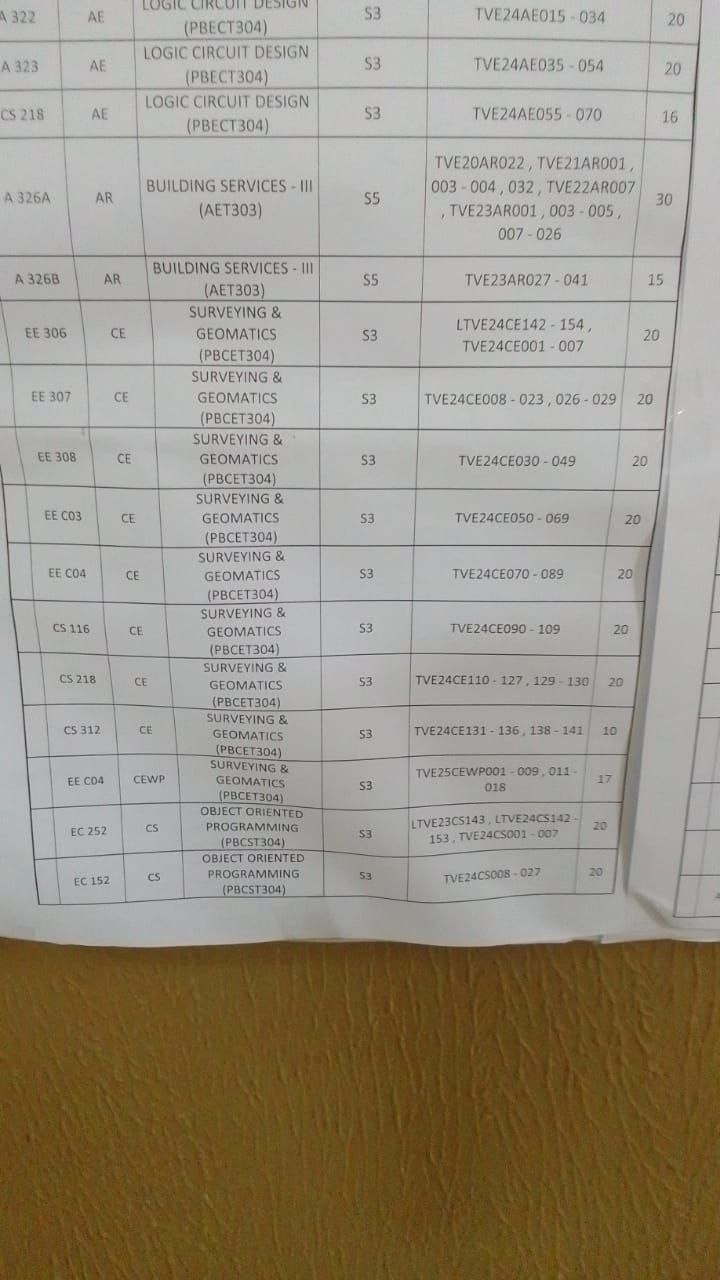
#> input picture Images/photo_6194762285033655125_y.jpg, 720 x 1280 px
$ python document_scanner_2.py
#> lines starting #> are read from the running program, lines starting #| are printed output that depends on the picture; after the words box and inside, x2 and y2 are one past the last pixel; in counts of white or black regions, pixels touching at a corner belong together
#> further down, img is the input picture: shape (1280, 720, 3); mean B, G, R 134.1, 148, 155.4
import cv2 as cv
import numpy as np

def resize_image(frame, scale=0.5):
#> called with scale = 0.5
    w = frame.shape[1]
#> w = 720
    h = frame.shape[0]
#> h = 1280
    d = (int(w * scale),int(h * scale))
#> d = (360, 640)
    if scale > 1:
        scale_mode = cv.INTER_CUBIC
    elif scale < 1:
        scale_mode = cv.INTER_AREA
    return cv.resize(frame, d, interpolation=scale_mode)


img = cv.imread('../Images/photo_6194762285033655125_y.jpg')
cv.imshow('Original Image', img)

resized_img = resize_image(img, 0.5)
cv.imshow('Resized Image', resized_img)

gray = cv.cvtColor(resized_img, cv.COLOR_BGR2GRAY)
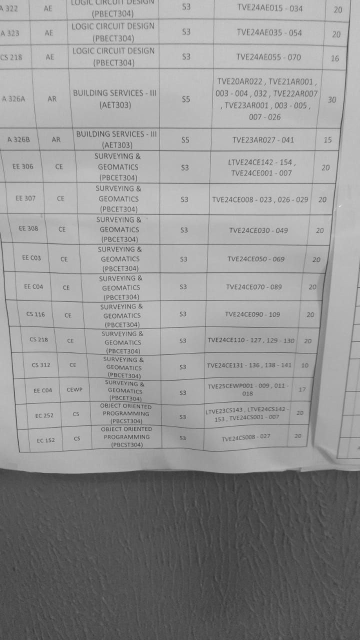
#> gray: shape (640, 360); min 55, max 231, mean 148.7
cv.imshow('Gray Image', gray)

blur = cv.GaussianBlur(gray, (5,5), cv.BORDER_DEFAULT)
cv.imshow('Blurred Image', blur)

# edges = cv.Canny(resized_img, 100, 200)
# cv.imshow('Canny Edges', edges)

ret, thresh = cv.threshold(blur, 0,255,cv.THRESH_BINARY + cv.THRESH_OTSU)
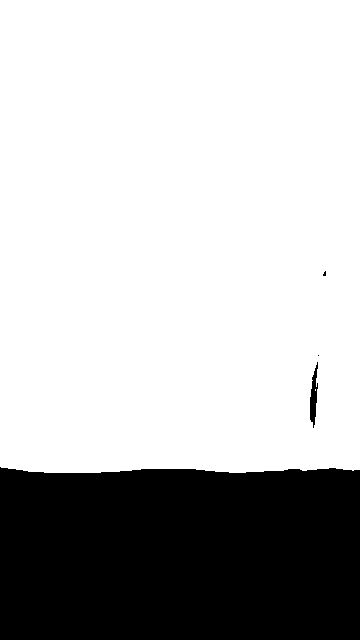
#> thresh: shape (640, 360); 73.4% white; 4 black regions (2 under 20 px)
#> ret = 126
cv.imshow('Thresholded Image', thresh)

contours, hierarchies = cv.findContours(thresh, cv.RETR_LIST, cv.CHAIN_APPROX_SIMPLE)
#> contours = 5 contours, 3 with area under 20; largest, box (x1, y1, x2, y2) and area: (0, 0, 360, 473) 168658, (309, 361, 319, 429) 368
contours = sorted(contours, key=cv.contourArea, reverse=True)
print(f'{len(contours)} contour(s) found')
#| 5 contour(s) found

max_area = 0;
for contour in contours:
    area = cv.contourArea(contour)
    if area > 1000:
        peri = cv.arcLength(contour, True)
        approx = cv.approxPolyDP(contour, 0.015 * peri, True)
        if area > max_area and len(approx) == 4:
            document_contour  = approx
            max_area = area
#> this loop made 5 passes
#> (area, peri, document_contour, max_area) on pass 1: (168657.5, 1664.2, [[0, 0], [0, 466], [359, 469], [359, 0]], 168657.5)
#> area on pass 2: 368.5
#> after the loop, max_area = 168657.5

cv.drawContours(resized_img, [document_contour], -1, (0,255,0), 3)
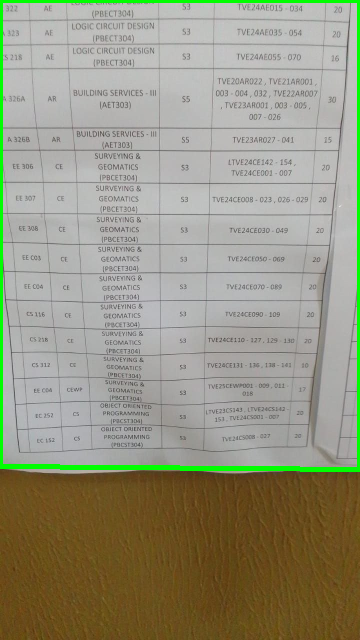
#> resized_img: shape (640, 360, 3); mean B, G, R 130, 150.1, 151.3
cv.imshow('Biggest Contour', resized_img)

cv.waitKey(0)
cv.destroyAllWindows()
